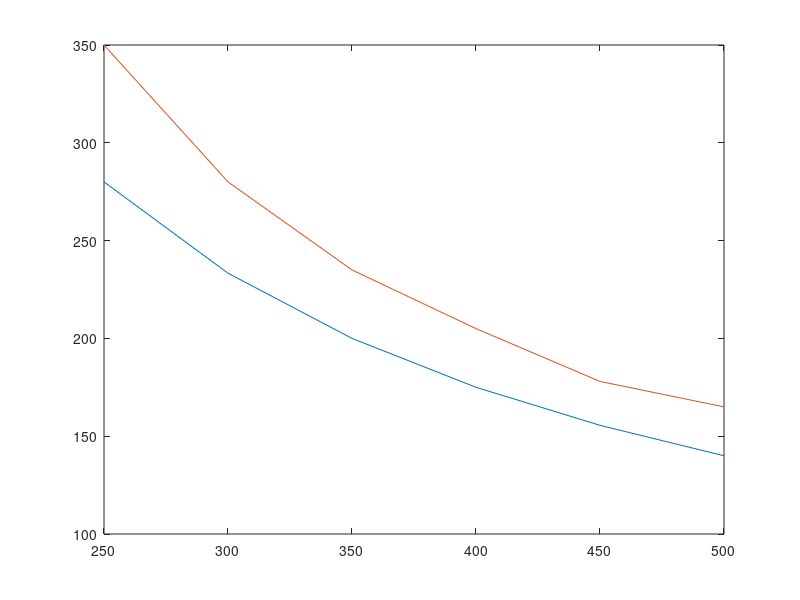

MATLAB code for this plot:
#prva slika 350 px višina, oddaljeno 20 cm
#druga 280px 25 cm
#tretja 235 30 cm
#četrta 205 35 cm
#peta 178 40cm
#šesta 165 45cm
#IZRACUNANO V ZVEZKU
#
# y. = 350px
# Z = 200mm
# Y = 90 mm
# f = (y.*Z)/Y 
# f = 777.78
function naloga_f()
napake=[];
v_gimpu=[350,280,235,205,178,165]
arr_distances=[];
arr_pixels=[];
f=777.78;
distance = 200;
increment = 50;
obj_s = 90;
for i =1:6
  cur_pixels = (f*obj_s)/(distance+(increment*i));
  arr_distances(end+1)=distance+(increment*i);
  arr_pixels(end+1) =cur_pixels;
  napake(end+1)=abs(cur_pixels-v_gimpu(i));
 endfor
arr_distances;
arr_pixels
figure;
#naračunano v programu, izmerjeno v gimpu
plot(arr_distances,arr_pixels,arr_distances,v_gimpu);
napake
endfunction
naloga_f